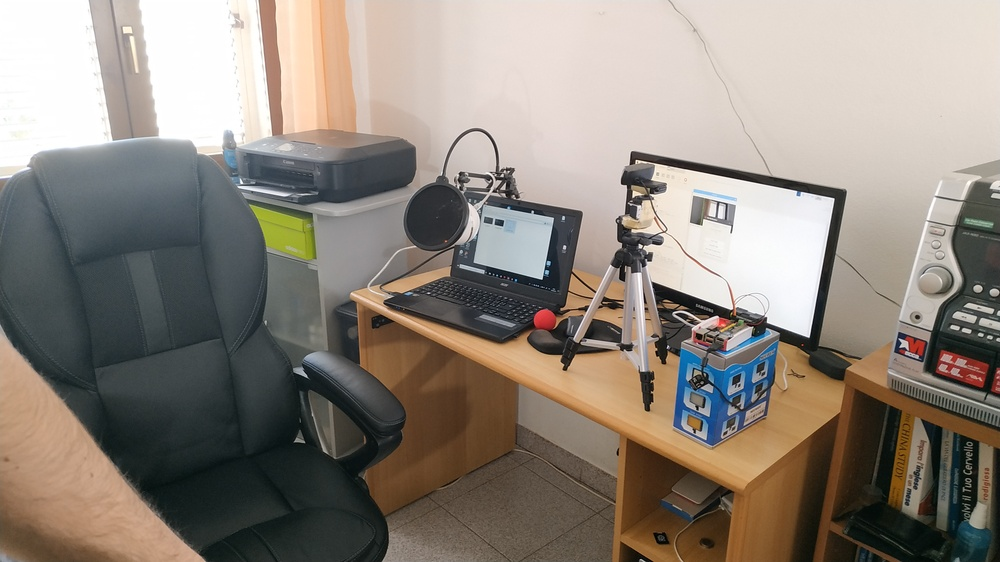
#> input picture room_ser.jpg, 1000 x 562 px, shrunk from 4000 x 2250 before the run, given in place of the camera
$ python save_snapshots.py
#> lines starting #> are read from the running program, lines starting #| are printed output that depends on the picture
"""
Saves a series of snapshots with the current camera as snapshot_<width>_<height>_<nnn>.jpg

Arguments:
    --f <output folder>     default: current folder
    --n <file name>         default: snapshot
    --w <width px>          default: none
    --h <height px>         default: none

Buttons:
    q           - quit
    space bar   - save the snapshot


"""

import cv2
import time
import sys
import argparse
import os
import imutils
import numpy as np

__author__ = "Tiziano Fiorenzani"
__date__ = "01/06/2018"


def save_snaps(width=0, height=0, name="snapshot", folder=".", raspi=False):
#> called with width = 0, height = 0, name = 'snapshot', folder = '.', raspi = False
    kernel=np.array([[-1,-1,-1],[-1, 9,-1],[-1,-1,-1]])
    if raspi:
        os.system('sudo modprobe bcm2835-v4l2')

    cap = cv2.VideoCapture(0)
    if width > 0 and height > 0:
        print("Setting the custom Width and Height")
        cap.set(cv2.CAP_PROP_FRAME_WIDTH, width)
        cap.set(cv2.CAP_PROP_FRAME_HEIGHT, height)
    try:
        if not os.path.exists(folder):
            os.makedirs(folder)
            # ----------- CREATE THE FOLDER -----------------
            folder = os.path.dirname(folder)
            try:
                os.stat(folder)
            except:
                os.mkdir(folder)
    except:
        pass

    nSnap   = 0
    w       = cap.get(cv2.CAP_PROP_FRAME_WIDTH)
    h       = cap.get(cv2.CAP_PROP_FRAME_HEIGHT)

    fileName    = "%s/%s_%d_%d_" %(folder, name, w, h)

    while True:
        ret, frame = cap.read()
#> frame is the input picture: shape (562, 1000, 3); mean B, G, R 124, 133.4, 142.3
        rotate=imutils.rotate(frame,0)
        cv2.imshow('camera', rotate)
        gray_frame=cv2.cvtColor(frame, cv2.COLOR_BGR2GRAY)
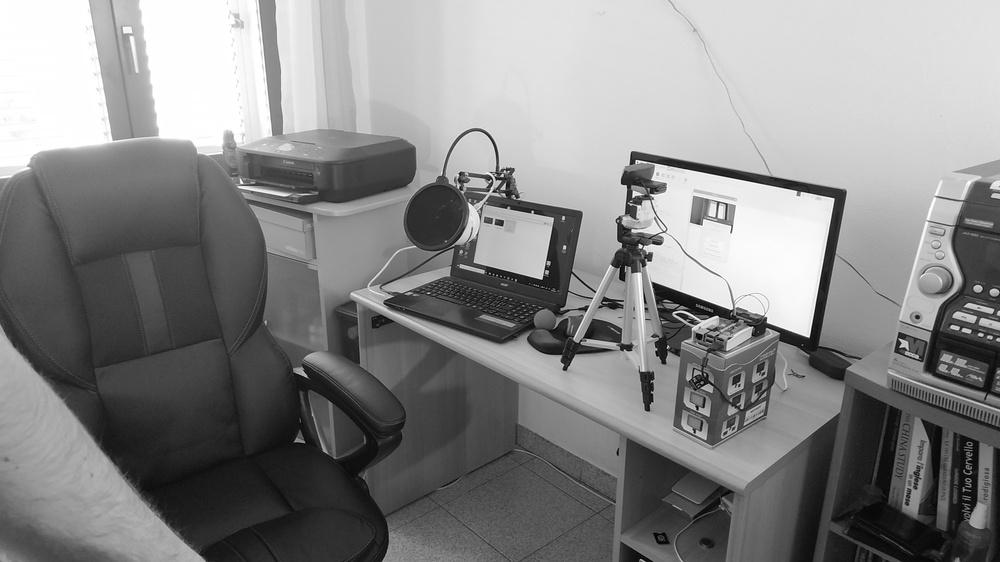
#> gray_frame: shape (562, 1000); min 0, max 255, mean 135
        sharpened=cv2.filter2D((rotate),-1,kernel)
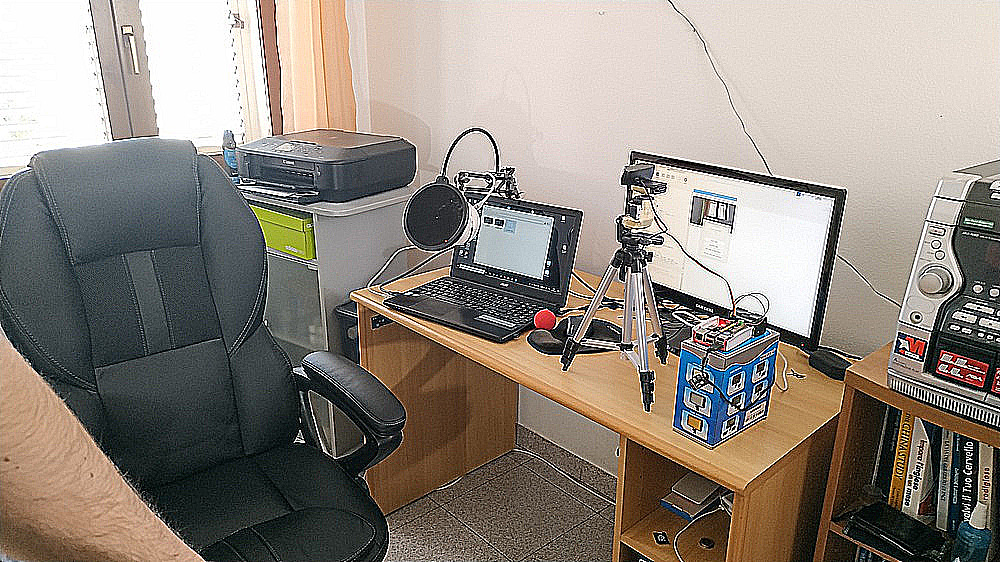
#> sharpened: shape (562, 1000, 3); mean B, G, R 125.4, 134.4, 142.9
        gray_sharp=cv2.cvtColor(sharpened, cv2.COLOR_BGR2GRAY)
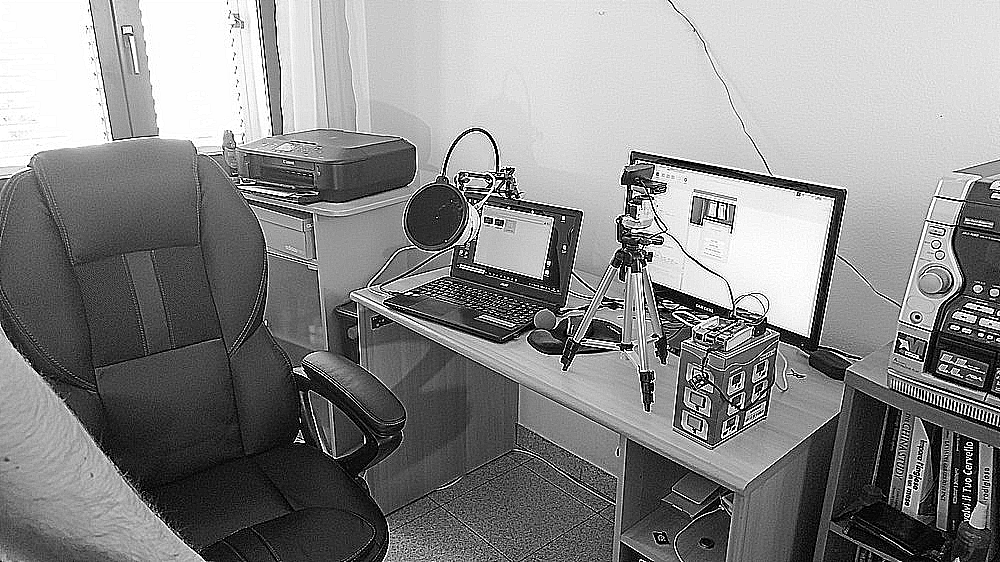
#> gray_sharp: shape (562, 1000); min 0, max 255, mean 135.9
        cv2.imshow('sharpened',gray_frame)
        cv2.imshow('sharpened1',gray_sharp)
        key = cv2.waitKey(1) & 0xFF
#> (key q is pressed here)
        if key == ord('q'):
            break
        if key == ord(' '):
            print("Saving image ", nSnap)
            cv2.imwrite("%s%d.jpg"%(fileName, nSnap), rotate)
            nSnap += 1
    cap.release()
    cv2.destroyAllWindows()


def main():
    # ---- DEFAULT VALUES ---
    SAVE_FOLDER = "."
    FILE_NAME = "snapshot"
    FRAME_WIDTH = 0
    FRAME_HEIGHT = 0

    # ----------- PARSE THE INPUTS -----------------
    parser = argparse.ArgumentParser(
        description="Saves snapshot from the camera. \n q to quit \n spacebar to save the snapshot")
    parser.add_argument("--folder", default=SAVE_FOLDER, help="Path to the save folder (default: current)")
    parser.add_argument("--name", default=FILE_NAME, help="Picture file name (default: snapshot)")
    parser.add_argument("--dwidth", default=FRAME_WIDTH, type=int, help="<width> px (default the camera output)")
    parser.add_argument("--dheight", default=FRAME_HEIGHT, type=int, help="<height> px (default the camera output)")
    parser.add_argument("--raspi", default=False, type=bool, help="<bool> True if using a raspberry Pi")
    args = parser.parse_args()

    SAVE_FOLDER = args.folder
    FILE_NAME = args.name
    FRAME_WIDTH = args.dwidth
    FRAME_HEIGHT = args.dheight


    frame=save_snaps(width=args.dwidth, height=args.dheight, name=args.name, folder=args.folder, raspi=args.raspi)
	# [4 lines of commented-out code are left out]

if __name__ == "__main__":
    main()
